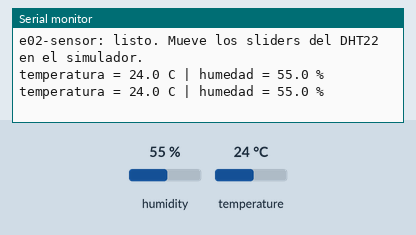
Recording of a program running on a simulated ESP32. On the bench: the last lines printed to the serial monitor. The test bench sets the inputs (shaded band); at power-on: temperature 24 °C, humidity 55 %.

Above: at 2.8 s.
2.9 s: temperature set to 34.2 °C
At 4.8 s:
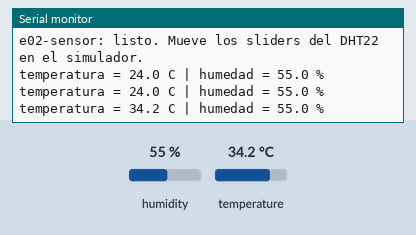
5.6 s: temperature set to 35.6 °C
At 6.7 s:
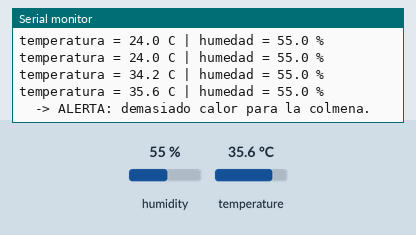
Timing chart, 0 to 8.6 s (numbered marks = the images above; inputs shaded):
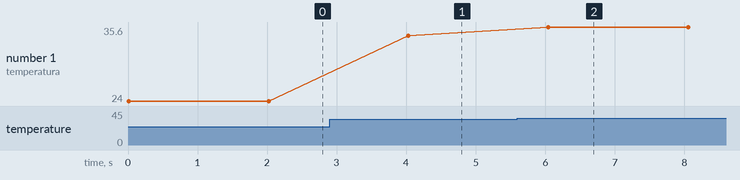

Measured:
- the behaviour switches between 35 and 35.1 °C on temperature (found by bisection; images 1 and 2)
- after the input at 2.9 s, the serial monitor: prints a new line after 1.1 s (image 1)
- after the input at 5.6 s, the serial monitor: prints a new line after 0.44 s (image 2)
- plotted number 1: 24 → 34.2 after the input at 2.9 s, 34.2 → 35.6 after the input at 5.6 s

The program:

main.cpp
```cpp
#include <Arduino.h>
#include "DHTesp.h"

const int PIN_DHT = 4;

DHTesp dht;

void setup() {
  Serial.begin(115200);
  dht.setup(PIN_DHT, DHTesp::DHT22);
  Serial.println("e02-sensor: listo. Mueve los sliders del DHT22 en el simulador.");
}

void loop() {
  TempAndHumidity lectura = dht.getTempAndHumidity();
  float temperatura = lectura.temperature;
  float humedad = lectura.humidity;

  if (isnan(temperatura) || isnan(humedad)) {
    Serial.println("No se pudo leer el DHT22.");
  } else {
    Serial.print("temperatura = ");
    Serial.print(temperatura, 1);
    Serial.print(" C | humedad = ");
    Serial.print(humedad, 1);
    Serial.println(" %");

    if (temperatura > 35.0) {
      Serial.println("  -> ALERTA: demasiado calor para la colmena.");
    }
  }

  delay(2000);
}
```
